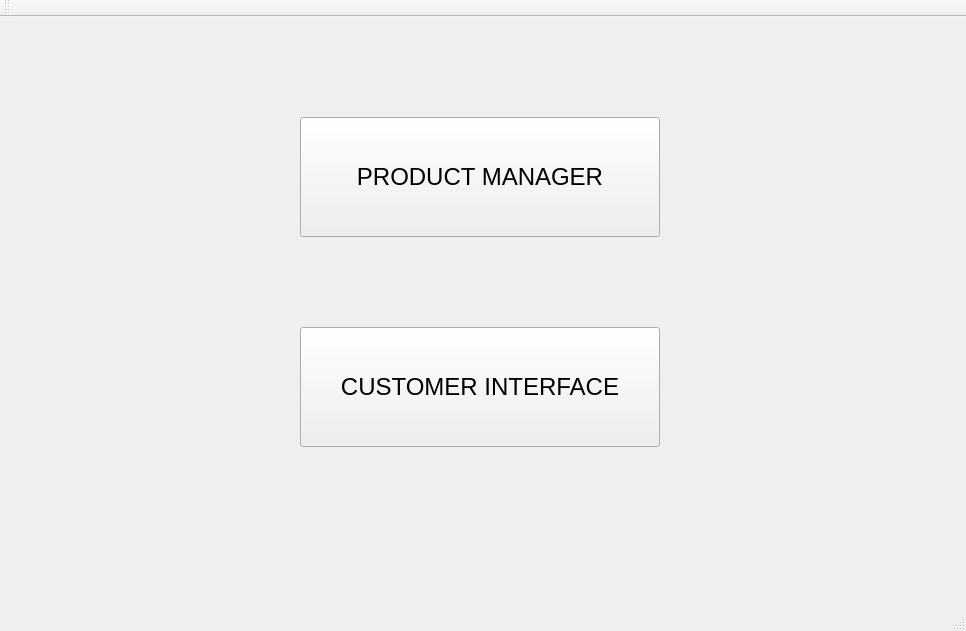
<?xml version="1.0" encoding="UTF-8"?>
<ui version="4.0">
 <class>QtWidgetsApplicationClass</class>
 <widget class="QMainWindow" name="QtWidgetsApplicationClass">
  <property name="geometry">
   <rect>
    <x>0</x>
    <y>0</y>
    <width>966</width>
    <height>631</height>
   </rect>
  </property>
  <property name="windowTitle">
   <string>STORE MANAGEMENT SYSTEM</string>
  </property>
  <property name="windowIcon">
   <iconset>
    <normaloff>icon.png</normaloff>icon.png</iconset>
  </property>
  <widget class="QWidget" name="centralWidget">
   <widget class="QPushButton" name="product">
    <property name="geometry">
     <rect>
      <x>300</x>
      <y>100</y>
      <width>360</width>
      <height>120</height>
     </rect>
    </property>
    <property name="font">
     <font>
      <pointsize>18</pointsize>
     </font>
    </property>
    <property name="text">
     <string>PRODUCT MANAGER</string>
    </property>
   </widget>
   <widget class="QPushButton" name="pushButton_2">
    <property name="geometry">
     <rect>
      <x>300</x>
      <y>310</y>
      <width>360</width>
      <height>120</height>
     </rect>
    </property>
    <property name="font">
     <font>
      <pointsize>18</pointsize>
     </font>
    </property>
    <property name="text">
     <string>CUSTOMER INTERFACE</string>
    </property>
   </widget>
  </widget>
  <widget class="QMenuBar" name="menuBar">
   <property name="geometry">
    <rect>
     <x>0</x>
     <y>0</y>
     <width>966</width>
     <height>26</height>
    </rect>
   </property>
  </widget>
  <widget class="QToolBar" name="mainToolBar">
   <attribute name="toolBarArea">
    <enum>TopToolBarArea</enum>
   </attribute>
   <attribute name="toolBarBreak">
    <bool>false</bool>
   </attribute>
  </widget>
  <widget class="QStatusBar" name="statusBar"/>
 </widget>
 <layoutdefault spacing="6" margin="11"/>
 <resources>
  <include location="QtWidgetsApplication.qrc"/>
 </resources>
 <connections/>
</ui>
